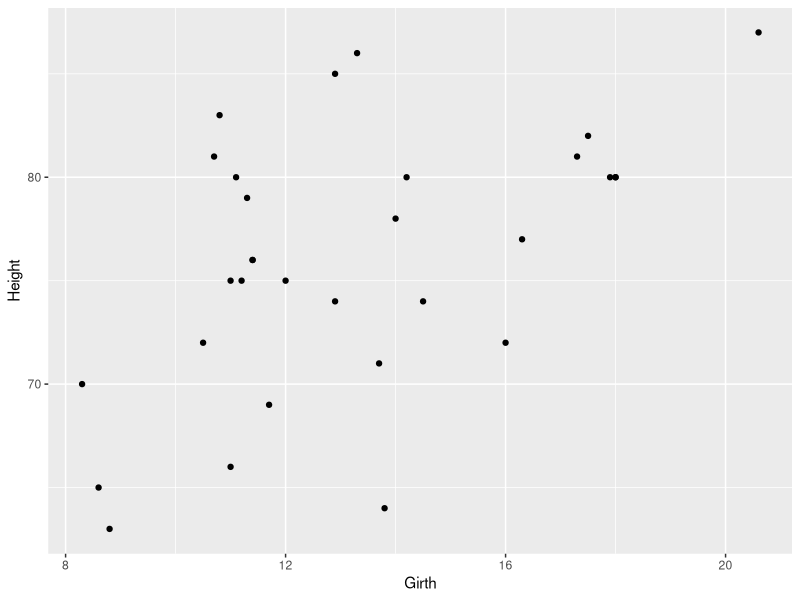
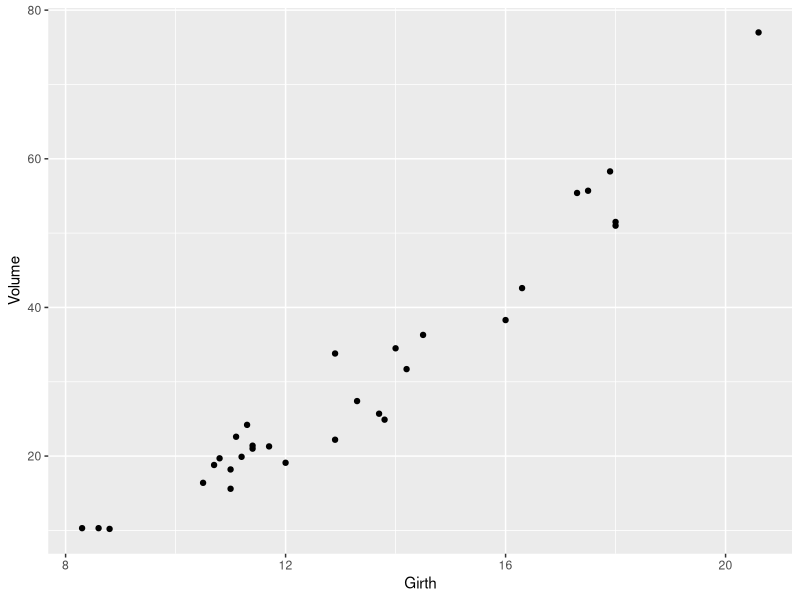
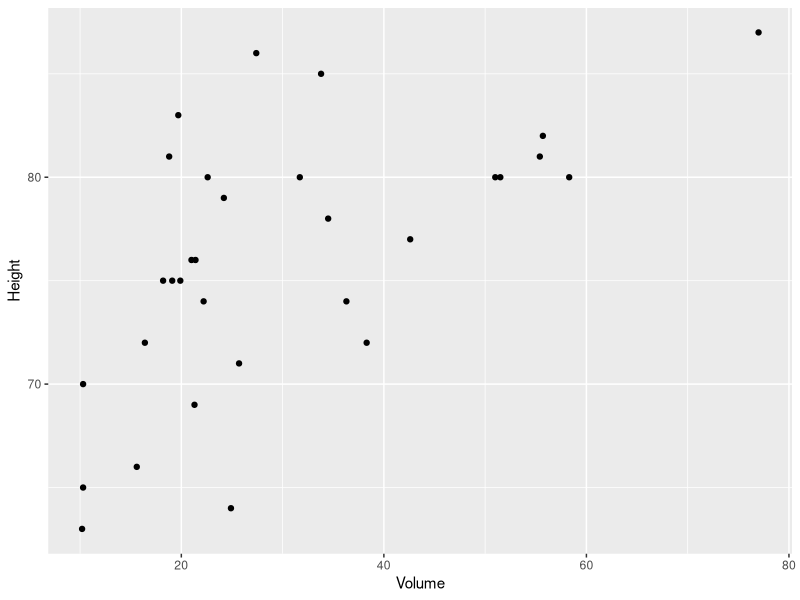
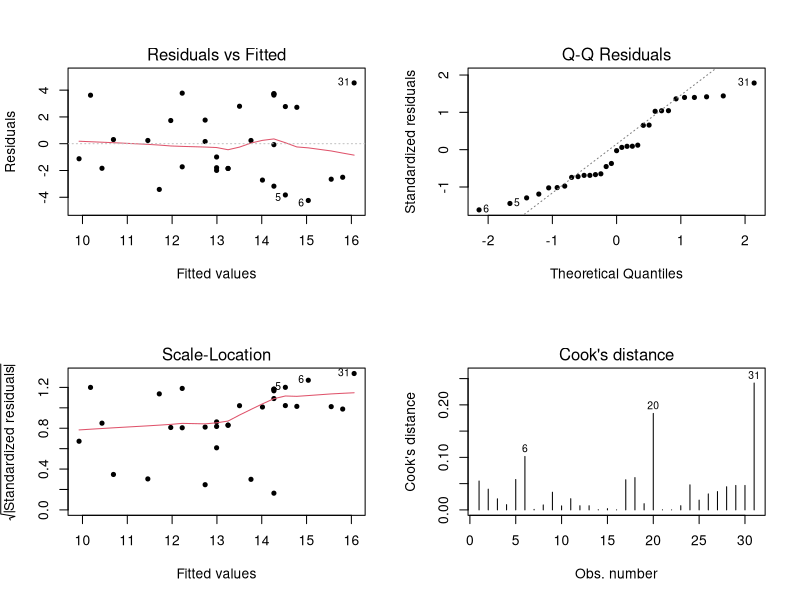
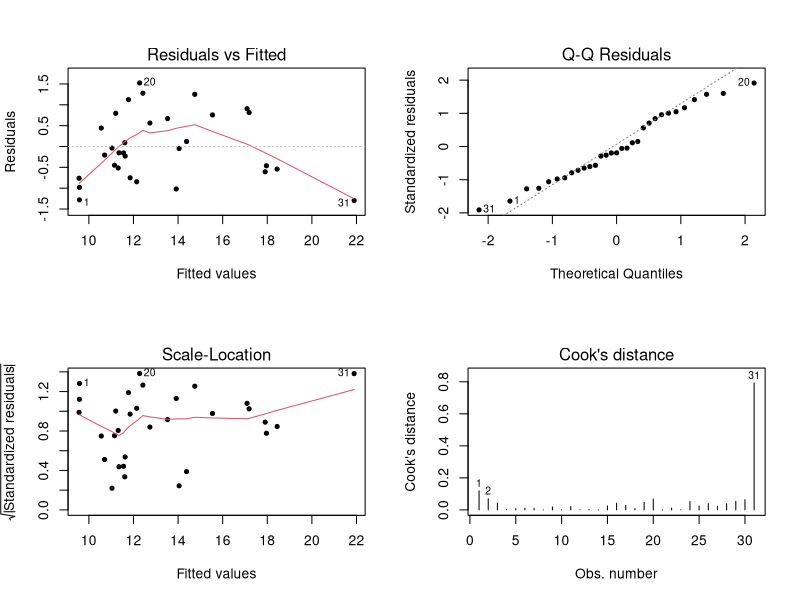
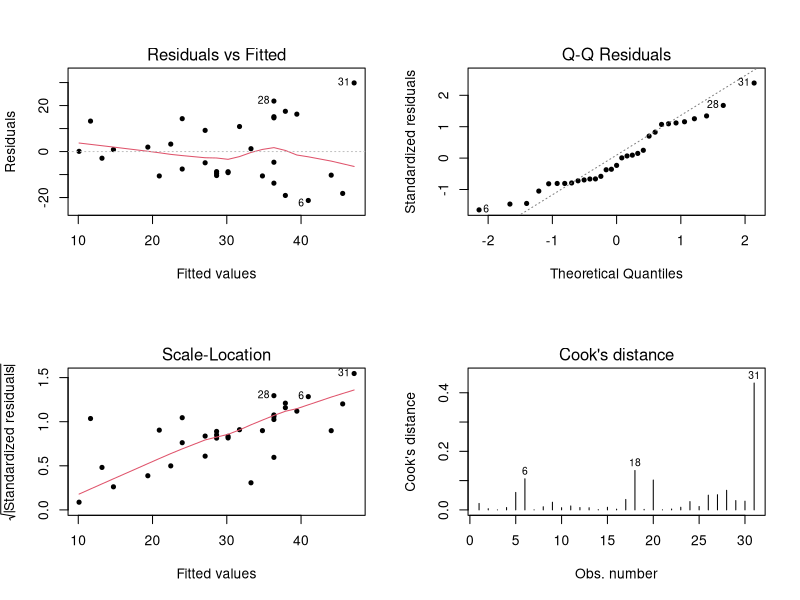

R code for these plots, in order:

# Regressão linear simples -----------------------------------------------------------------------------------------------------------------


# Carregando pacotes necessários -----------------------------------------------------------------------------------------------------------

library(tibble) # Pacote para ler tabela simplificada
library(dplyr) # Pacote para calcular a média, desvios, etc.
library(ggplot2) # Pacote para produzir os gráficos

# Carregando conjunto de dados -------------------------------------------------------------------------------------------------------------

datasets::trees # Escolher banco de dados disponível no R
tibble(trees) # Carrega bando de dados

# Descrição dos dados ----------------------------------------------------------------------------------------------------------------------

dados <- trees

dados %>%
  summarise(mean(Girth), mean(Height), mean(Volume), # Cálculos da média
            sd(Girth), sd(Height), sd(Volume), # Cálculos do desvio-padrão
            seG = sd(Girth) / sqrt(length(Girth)), # Cálculos do erro-padrão
            seH = sd(Height) / sqrt(length(Height)),
            seV = sd(Volume) / sqrt(length(Volume)))


# Visualizando as correlações --------------------------------------------------------------------------------------------------------------

## Circunferência x Altura

ggplot(dados, aes(x = Girth, y = Height)) +
  geom_point()
  
## Circunferência x Volume

ggplot(dados, aes(x = Girth, y = Volume)) +
  geom_point()

## Volume x Altura

ggplot(dados, aes(x = Volume, y = Height)) +
  geom_point()

# Análises estatísticas --------------------------------------------------------------------------------------------------------------------

modelo1 <- lm(data = dados, formula = Girth ~ Height)

modelo1$coefficients
# Resultado: efeito positivo de acordo com o estimate

summary(modelo1)
# Resultado: efeito significativo de acordo com o valor de p < 0.05
# R2 = 0.2697

modelo2 <- lm(data = dados, formula = Girth ~ Volume)

modelo2$coefficients
# Resultado: efeito positivo de acordo com o estimate

summary(modelo2)
# Resultado: efeito significativo de acordo com o valor de p < 0.05
# R2 = 0.9353

modelo3 <- lm(data = dados, formula = Volume ~ Height)

modelo3$coefficients
# Resultado: efeito positivo de acordo com o estimate
# R2 = 0.3579

summary(modelo3)
# Resultado: efeito significativo de acordo com o valor de p < 0.05

# Análises dos resíduos dos modelos --------------------------------------------------------------------------------------------------------

par(mfrow = c(2,2))
plot(modelo1, which = c(1:4), pch = 20)
bartlett.test(dados, Girth ~ Height)
shapiro.test(modelo1$residuals)

plot(modelo2, which = c(1:4), pch = 20)
bartlett.test(dados, Girth ~ Volume)
shapiro.test(modelo2$residuals)

plot(modelo3, which = c(1:4), pch = 20)
bartlett.test(dados, Volume ~ Height)
shapiro.test(modelo3$residuals)

# Interpretação final ----------------------------------------------------------------------------------------------------------------------

# Os resíduos dos modelos não apresentaram distribuição normal, portanto, 
# os modelos não atendem aos pressupostos da regressão linear simples.
# Nesse caso, é necessário realizar outro teste estatístico para interpretação
# dessas correlações, como o teste de regressão não-paramétrica, correlação
# de Spearman (sem causalidade ente as variáveis) ou os testes GLMs.
